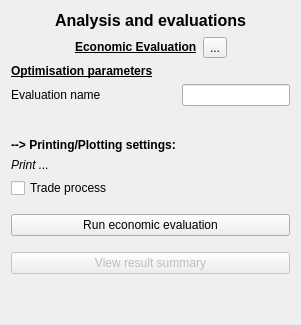
      <widget class="QWidget" name="analysis_tab">
       <attribute name="title">
        <string>Analysis</string>
       </attribute>
       <layout class="QVBoxLayout" name="verticalLayout_3">
        <item>
         <layout class="QHBoxLayout" name="horizontalLayout_20">
          <property name="leftMargin">
           <number>0</number>
          </property>
          <property name="topMargin">
           <number>0</number>
          </property>
          <item>
           <spacer name="horizontalSpacer_19">
            <property name="orientation">
             <enum>Qt::Horizontal</enum>
            </property>
            <property name="sizeHint" stdset="0">
             <size>
              <width>40</width>
              <height>20</height>
             </size>
            </property>
           </spacer>
          </item>
          <item>
           <widget class="QLabel" name="label_85">
            <property name="text">
             <string>&lt;html&gt;&lt;head/&gt;&lt;body&gt;&lt;p&gt;&lt;span style=&quot; font-size:12pt; font-weight:600;&quot;&gt;Analysis and evaluations&lt;/span&gt;&lt;/p&gt;&lt;/body&gt;&lt;/html&gt;</string>
            </property>
           </widget>
          </item>
          <item>
           <spacer name="horizontalSpacer_20">
            <property name="orientation">
             <enum>Qt::Horizontal</enum>
            </property>
            <property name="sizeHint" stdset="0">
             <size>
              <width>40</width>
              <height>20</height>
             </size>
            </property>
           </spacer>
          </item>
         </layout>
        </item>
        <item>
         <layout class="QHBoxLayout" name="horizontalLayout_5">
          <item>
           <layout class="QVBoxLayout" name="verticalLayout_4">
            <property name="leftMargin">
             <number>0</number>
            </property>
            <item>
             <layout class="QHBoxLayout" name="horizontalLayout_18">
              <property name="topMargin">
               <number>0</number>
              </property>
              <item>
               <spacer name="horizontalSpacer_17">
                <property name="orientation">
                 <enum>Qt::Horizontal</enum>
                </property>
                <property name="sizeHint" stdset="0">
                 <size>
                  <width>40</width>
                  <height>20</height>
                 </size>
                </property>
               </spacer>
              </item>
              <item>
               <widget class="QLabel" name="label_79">
                <property name="text">
                 <string>&lt;html&gt;&lt;head/&gt;&lt;body&gt;&lt;p&gt;&lt;span style=&quot; font-weight:600; text-decoration: underline;&quot;&gt;Economic Evaluation&lt;/span&gt;&lt;/p&gt;&lt;/body&gt;&lt;/html&gt;</string>
                </property>
               </widget>
              </item>
              <item>
               <widget class="QToolButton" name="economic_evaluation_info">
                <property name="text">
                 <string>...</string>
                </property>
               </widget>
              </item>
              <item>
               <spacer name="horizontalSpacer_18">
                <property name="orientation">
                 <enum>Qt::Horizontal</enum>
                </property>
                <property name="sizeHint" stdset="0">
                 <size>
                  <width>40</width>
                  <height>20</height>
                 </size>
                </property>
               </spacer>
              </item>
             </layout>
            </item>
            <item>
             <layout class="QFormLayout" name="formLayout_5">
              <property name="topMargin">
               <number>0</number>
              </property>
              <item row="0" column="0">
               <widget class="QLabel" name="label_84">
                <property name="text">
                 <string>&lt;html&gt;&lt;head/&gt;&lt;body&gt;&lt;p&gt;&lt;span style=&quot; font-size:9pt; font-weight:600; text-decoration: underline;&quot;&gt;Optimisation parameters&lt;/span&gt;&lt;/p&gt;&lt;/body&gt;&lt;/html&gt;</string>
                </property>
               </widget>
              </item>
              <item row="1" column="0">
               <widget class="QLabel" name="label_83">
                <property name="text">
                 <string>&lt;html&gt;&lt;head/&gt;&lt;body&gt;&lt;p&gt;Evaluation name&lt;/p&gt;&lt;/body&gt;&lt;/html&gt;</string>
                </property>
               </widget>
              </item>
              <item row="1" column="1">
               <widget class="QLineEdit" name="evaluation_name"/>
              </item>
              <item row="3" column="0">
               <widget class="QLabel" name="label_78">
                <property name="text">
                 <string>&lt;html&gt;&lt;head/&gt;&lt;body&gt;&lt;p&gt;&lt;span style=&quot; font-size:9pt; font-weight:600;&quot;&gt;--&amp;gt; Printing/Plotting settings:&lt;/span&gt;&lt;/p&gt;&lt;/body&gt;&lt;/html&gt;</string>
                </property>
               </widget>
              </item>
              <item row="5" column="0">
               <widget class="QCheckBox" name="print_trade_process">
                <property name="text">
                 <string>Trade process</string>
                </property>
               </widget>
              </item>
              <item row="2" column="0">
               <spacer name="verticalSpacer_26">
                <property name="orientation">
                 <enum>Qt::Vertical</enum>
                </property>
                <property name="sizeType">
                 <enum>QSizePolicy::Fixed</enum>
                </property>
                <property name="sizeHint" stdset="0">
                 <size>
                  <width>20</width>
                  <height>20</height>
                 </size>
                </property>
               </spacer>
              </item>
              <item row="4" column="0">
               <widget class="QLabel" name="label_130">
                <property name="text">
                 <string>&lt;html&gt;&lt;head/&gt;&lt;body&gt;&lt;p&gt;&lt;span style=&quot; font-style:italic;&quot;&gt;Print ...&lt;/span&gt;&lt;/p&gt;&lt;/body&gt;&lt;/html&gt;</string>
                </property>
               </widget>
              </item>
             </layout>
            </item>
            <item>
             <spacer name="verticalSpacer_23">
              <property name="orientation">
               <enum>Qt::Vertical</enum>
              </property>
              <property name="sizeType">
               <enum>QSizePolicy::Fixed</enum>
              </property>
              <property name="sizeHint" stdset="0">
               <size>
                <width>20</width>
                <height>10</height>
               </size>
              </property>
             </spacer>
            </item>
            <item>
             <widget class="QPushButton" name="economic_evaluation_run">
              <property name="text">
               <string>Run economic evaluation</string>
              </property>
             </widget>
            </item>
            <item>
             <spacer name="verticalSpacer_27">
              <property name="orientation">
               <enum>Qt::Vertical</enum>
              </property>
              <property name="sizeType">
               <enum>QSizePolicy::Fixed</enum>
              </property>
              <property name="sizeHint" stdset="0">
               <size>
                <width>20</width>
                <height>10</height>
               </size>
              </property>
             </spacer>
            </item>
            <item>
             <widget class="QPushButton" name="economic_evaluation_result_summary">
              <property name="enabled">
               <bool>false</bool>
              </property>
              <property name="text">
               <string>View result summary</string>
              </property>
             </widget>
            </item>
            <item>
             <spacer name="verticalSpacer_21">
              <property name="orientation">
               <enum>Qt::Vertical</enum>
              </property>
              <property name="sizeHint" stdset="0">
               <size>
                <width>20</width>
                <height>40</height>
               </size>
              </property>
             </spacer>
            </item>
           </layout>
          </item>
         </layout>
        </item>
       </layout>
      </widget>
